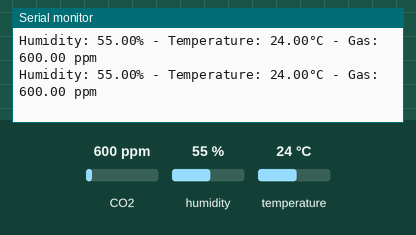
Recording of a sketch running on a simulated ESP8266 (NodeMCU). Shown: the last lines printed to the serial monitor. The inputs (shaded band) are chosen by the test bench; at power-on: CO2 600 ppm, humidity 55 %, temperature 24 °C. WiFi joins after 1.5 s; servers stay silent unless stated.

Above: at 3.0 s.
3.1 s: CO2 set to 452 ppm
At 4.4 s:
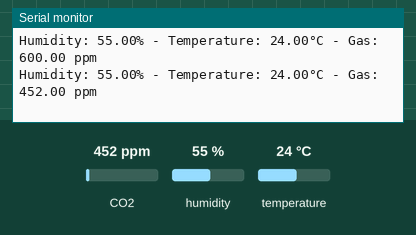
4.6 s: humidity set to 22 %
At 5.3 s:
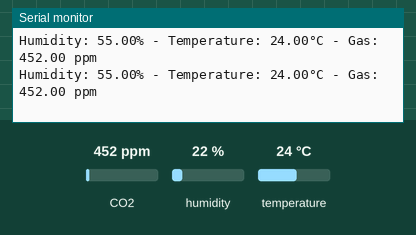
6.1 s: temperature set to 12 °C
At 7.4 s:
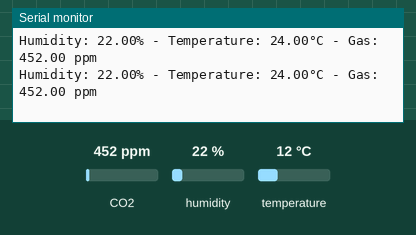
7.6 s: CO2 set to 1050 ppm
At 9.0 s:
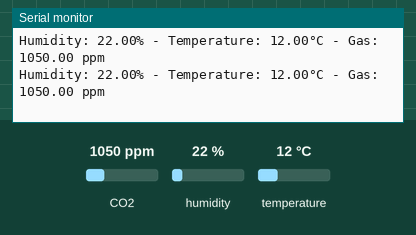
9.1 s: humidity set to 40 %
At 10.8 s:
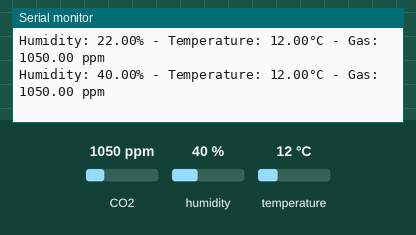
Timing chart, 0 to 11.6 s (numbered marks = the images above; inputs shaded):
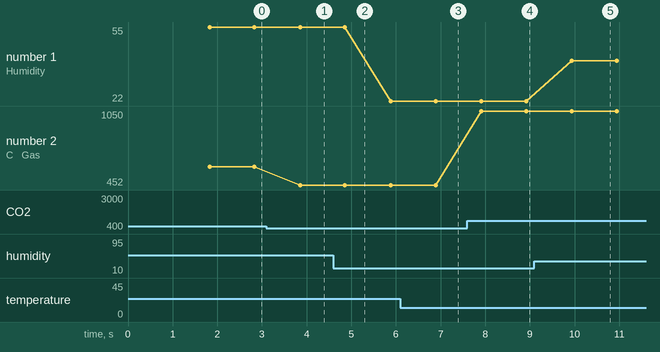

The sketch:

IOT.ino
```cpp
  #include <DHT.h>
  #include <MQ135.h>
  #include <ESP8266WiFi.h>
  #include <BlynkSimpleEsp8266.h>

  #define DHTPIN D2
  #define DHTTYPE DHT11
  DHT dht(DHTPIN, DHTTYPE);

  #define GASPIN A0
  MQ135 gasSensor = MQ135(GASPIN);
  #define BLYNK_TEMPLATE_ID "TMPL6z3EoeGLF"
  #define BLYNK_TEMPLATE_NAME "Cam Bien Do Am"
  #define BLYNK_AUTH_TOKEN "c-8J8ANHYqTjPzL_FIkV5LEXvl7pA3Xk"
  char auth[] = "c-8J8ANHYqTjPzL_FIkV5LEXvl7pA3Xk";
  char ssid[] = "SieuAiQuoc1";
  char pass[] ="Yeuhoanthaiha1";

  int humidityThreshold = 70;
  int ledStatus = LOW;

  void setup() {
    Serial.begin(115200);
    Blynk.begin(auth, ssid, pass);
    dht.begin();

    Blynk.virtualWrite(V4, humidityThreshold); // Gửi giá trị ngưỡng độ ẩm mặc định lên Slider

    // Thiết lập chân kết nối ảo V5 cho LED
    Blynk.virtualWrite(V5, ledStatus);
  }

  void loop() {
    Blynk.run();

    float humidity = dht.readHumidity();
    float temperature = dht.readTemperature();
    float gasValue = gasSensor.getPPM();

    Serial.print("Humidity: ");
    Serial.print(humidity);
    Serial.print("% - Temperature: ");
    Serial.print(temperature);
    Serial.print("°C - Gas: ");
    Serial.print(gasValue);
    Serial.println(" ppm");

    // Gửi dữ liệu nhiệt độ, độ ẩm và nồng độ khí lên Blynk
    Blynk.virtualWrite(V1, temperature);
    Blynk.virtualWrite(V2, humidity);
    Blynk.virtualWrite(V3, gasValue);

    if (humidity > humidityThreshold) {
      ledStatus = HIGH;
    } else {
      ledStatus = LOW;
    }

    // Điều khiển LED thông qua chân kết nối ảo V5
    Blynk.virtualWrite(V5, ledStatus);

    delay(1000);
  }

  // Hàm để xử lý khi slider trên Blynk thay đổi giá trị
  BLYNK_WRITE(V4) {
    int sliderValue = param.asInt();
    humidityThreshold = sliderValue;
  }
```

Measured:
- after the input at 3.1 s, the serial monitor: prints a new line after 0.76 s (image 1)
- after the input at 7.6 s, the serial monitor: prints a new line after 0.31 s (image 4)
- after the input at 9.1 s, the serial monitor: prints a new line after 0.84 s (image 5)
- plotted number 1: 55 → 22 after the input at 4.6 s, 22 → 40 after the input at 9.1 s
- plotted number 2: 600 → 452 after the input at 3.1 s, 452 → 1050 after the input at 7.6 s
